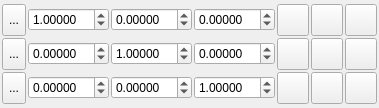
         <widget class="QWidget" name="SourceTab_2" >
          <property name="geometry" >
           <rect>
            <x>0</x>
            <y>0</y>
            <width>348</width>
            <height>108</height>
           </rect>
          </property>
          <attribute name="title" >
           <string>Source</string>
          </attribute>
          <layout class="QVBoxLayout" >
           <property name="spacing" >
            <number>4</number>
           </property>
           <property name="margin" >
            <number>2</number>
           </property>
           <item>
            <layout class="QGridLayout" >
             <property name="margin" >
              <number>0</number>
             </property>
             <property name="spacing" >
              <number>2</number>
             </property>
             <item row="0" column="4" >
              <widget class="QToolButton" name="ConvertSourceNormaliseAButton" >
               <property name="minimumSize" >
                <size>
                 <width>32</width>
                 <height>32</height>
                </size>
               </property>
               <property name="maximumSize" >
                <size>
                 <width>32</width>
                 <height>32</height>
                </size>
               </property>
               <property name="toolTip" >
                <string>Normalise vector</string>
               </property>
               <property name="text" >
                <string/>
               </property>
               <property name="icon" >
                <iconset resource="icons.qrc" >
                 <normaloff>:/vector/icons/vector_normalise.svg</normaloff>:/vector/icons/vector_normalise.svg</iconset>
               </property>
               <property name="iconSize" >
                <size>
                 <width>24</width>
                 <height>24</height>
                </size>
               </property>
              </widget>
             </item>
             <item row="0" column="0" >
              <widget class="QToolButton" name="ConvertSourceDefineAButton" >
               <property name="maximumSize" >
                <size>
                 <width>32</width>
                 <height>32</height>
                </size>
               </property>
               <property name="toolTip" >
                <string>Choose two atoms to define the X axis</string>
               </property>
               <property name="text" >
                <string>...</string>
               </property>
               <property name="icon" >
                <iconset resource="icons.qrc" >
                 <normaloff>:/basic/icons/basic_pick.svg</normaloff>:/basic/icons/basic_pick.svg</iconset>
               </property>
               <property name="iconSize" >
                <size>
                 <width>24</width>
                 <height>24</height>
                </size>
               </property>
               <property name="checkable" >
                <bool>true</bool>
               </property>
              </widget>
             </item>
             <item row="1" column="3" >
              <widget class="QDoubleSpinBox" name="ConvertSourceMatrixBZSpin" >
               <property name="sizePolicy" >
                <sizepolicy vsizetype="Fixed" hsizetype="Expanding" >
                 <horstretch>0</horstretch>
                 <verstretch>0</verstretch>
                </sizepolicy>
               </property>
               <property name="decimals" >
                <number>5</number>
               </property>
               <property name="minimum" >
                <double>-10.000000000000000</double>
               </property>
               <property name="maximum" >
                <double>10.000000000000000</double>
               </property>
               <property name="singleStep" >
                <double>0.100000000000000</double>
               </property>
              </widget>
             </item>
             <item row="0" column="3" >
              <widget class="QDoubleSpinBox" name="ConvertSourceMatrixAZSpin" >
               <property name="sizePolicy" >
                <sizepolicy vsizetype="Fixed" hsizetype="Expanding" >
                 <horstretch>0</horstretch>
                 <verstretch>0</verstretch>
                </sizepolicy>
               </property>
               <property name="decimals" >
                <number>5</number>
               </property>
               <property name="minimum" >
                <double>-10.000000000000000</double>
               </property>
               <property name="maximum" >
                <double>10.000000000000000</double>
               </property>
               <property name="singleStep" >
                <double>0.100000000000000</double>
               </property>
              </widget>
             </item>
             <item row="2" column="1" >
              <widget class="QDoubleSpinBox" name="ConvertSourceMatrixCXSpin" >
               <property name="enabled" >
                <bool>true</bool>
               </property>
               <property name="sizePolicy" >
                <sizepolicy vsizetype="Fixed" hsizetype="Expanding" >
                 <horstretch>0</horstretch>
                 <verstretch>0</verstretch>
                </sizepolicy>
               </property>
               <property name="decimals" >
                <number>5</number>
               </property>
               <property name="minimum" >
                <double>-10.000000000000000</double>
               </property>
               <property name="maximum" >
                <double>10.000000000000000</double>
               </property>
               <property name="singleStep" >
                <double>0.100000000000000</double>
               </property>
              </widget>
             </item>
             <item row="2" column="2" >
              <widget class="QDoubleSpinBox" name="ConvertSourceMatrixCYSpin" >
               <property name="enabled" >
                <bool>true</bool>
               </property>
               <property name="sizePolicy" >
                <sizepolicy vsizetype="Fixed" hsizetype="Expanding" >
                 <horstretch>0</horstretch>
                 <verstretch>0</verstretch>
                </sizepolicy>
               </property>
               <property name="decimals" >
                <number>5</number>
               </property>
               <property name="minimum" >
                <double>-10.000000000000000</double>
               </property>
               <property name="maximum" >
                <double>10.000000000000000</double>
               </property>
               <property name="singleStep" >
                <double>0.100000000000000</double>
               </property>
              </widget>
             </item>
             <item row="1" column="2" >
              <widget class="QDoubleSpinBox" name="ConvertSourceMatrixBYSpin" >
               <property name="sizePolicy" >
                <sizepolicy vsizetype="Fixed" hsizetype="Expanding" >
                 <horstretch>0</horstretch>
                 <verstretch>0</verstretch>
                </sizepolicy>
               </property>
               <property name="decimals" >
                <number>5</number>
               </property>
               <property name="minimum" >
                <double>-10.000000000000000</double>
               </property>
               <property name="maximum" >
                <double>10.000000000000000</double>
               </property>
               <property name="singleStep" >
                <double>0.100000000000000</double>
               </property>
               <property name="value" >
                <double>1.000000000000000</double>
               </property>
              </widget>
             </item>
             <item row="2" column="3" >
              <widget class="QDoubleSpinBox" name="ConvertSourceMatrixCZSpin" >
               <property name="enabled" >
                <bool>true</bool>
               </property>
               <property name="sizePolicy" >
                <sizepolicy vsizetype="Fixed" hsizetype="Expanding" >
                 <horstretch>0</horstretch>
                 <verstretch>0</verstretch>
                </sizepolicy>
               </property>
               <property name="decimals" >
                <number>5</number>
               </property>
               <property name="minimum" >
                <double>-10.000000000000000</double>
               </property>
               <property name="maximum" >
                <double>10.000000000000000</double>
               </property>
               <property name="singleStep" >
                <double>0.100000000000000</double>
               </property>
               <property name="value" >
                <double>1.000000000000000</double>
               </property>
              </widget>
             </item>
             <item row="0" column="1" >
              <widget class="QDoubleSpinBox" name="ConvertSourceMatrixAXSpin" >
               <property name="sizePolicy" >
                <sizepolicy vsizetype="Fixed" hsizetype="Expanding" >
                 <horstretch>0</horstretch>
                 <verstretch>0</verstretch>
                </sizepolicy>
               </property>
               <property name="decimals" >
                <number>5</number>
               </property>
               <property name="minimum" >
                <double>-10.000000000000000</double>
               </property>
               <property name="maximum" >
                <double>10.000000000000000</double>
               </property>
               <property name="singleStep" >
                <double>0.100000000000000</double>
               </property>
               <property name="value" >
                <double>1.000000000000000</double>
               </property>
              </widget>
             </item>
             <item row="0" column="2" >
              <widget class="QDoubleSpinBox" name="ConvertSourceMatrixAYSpin" >
               <property name="sizePolicy" >
                <sizepolicy vsizetype="Fixed" hsizetype="Expanding" >
                 <horstretch>0</horstretch>
                 <verstretch>0</verstretch>
                </sizepolicy>
               </property>
               <property name="decimals" >
                <number>5</number>
               </property>
               <property name="minimum" >
                <double>-10.000000000000000</double>
               </property>
               <property name="maximum" >
                <double>10.000000000000000</double>
               </property>
               <property name="singleStep" >
                <double>0.100000000000000</double>
               </property>
              </widget>
             </item>
             <item row="2" column="0" >
              <widget class="QToolButton" name="ConvertSourceDefineCButton" >
               <property name="enabled" >
                <bool>true</bool>
               </property>
               <property name="maximumSize" >
                <size>
                 <width>32</width>
                 <height>32</height>
                </size>
               </property>
               <property name="toolTip" >
                <string>Choose two atoms to define the Z axis</string>
               </property>
               <property name="text" >
                <string>...</string>
               </property>
               <property name="icon" >
                <iconset resource="icons.qrc" >
                 <normaloff>:/basic/icons/basic_pick.svg</normaloff>:/basic/icons/basic_pick.svg</iconset>
               </property>
               <property name="iconSize" >
                <size>
                 <width>24</width>
                 <height>24</height>
                </size>
               </property>
               <property name="checkable" >
                <bool>true</bool>
               </property>
              </widget>
             </item>
             <item row="0" column="5" >
              <widget class="QToolButton" name="ConvertSourceOrthogonaliseAButton" >
               <property name="minimumSize" >
                <size>
                 <width>32</width>
                 <height>32</height>
                </size>
               </property>
               <property name="maximumSize" >
                <size>
                 <width>32</width>
                 <height>32</height>
                </size>
               </property>
               <property name="toolTip" >
                <string>Orthogonalise vector w.r.t. Y-axis</string>
               </property>
               <property name="text" >
                <string/>
               </property>
               <property name="icon" >
                <iconset resource="icons.qrc" >
                 <normaloff>:/vector/icons/vector_orthogonalise.svg</normaloff>:/vector/icons/vector_orthogonalise.svg</iconset>
               </property>
               <property name="iconSize" >
                <size>
                 <width>24</width>
                 <height>24</height>
                </size>
               </property>
              </widget>
             </item>
             <item row="1" column="1" >
              <widget class="QDoubleSpinBox" name="ConvertSourceMatrixBXSpin" >
               <property name="sizePolicy" >
                <sizepolicy vsizetype="Fixed" hsizetype="Expanding" >
                 <horstretch>0</horstretch>
                 <verstretch>0</verstretch>
                </sizepolicy>
               </property>
               <property name="decimals" >
                <number>5</number>
               </property>
               <property name="minimum" >
                <double>-10.000000000000000</double>
               </property>
               <property name="maximum" >
                <double>10.000000000000000</double>
               </property>
               <property name="singleStep" >
                <double>0.100000000000000</double>
               </property>
              </widget>
             </item>
             <item row="1" column="0" >
              <widget class="QToolButton" name="ConvertSourceDefineBButton" >
               <property name="maximumSize" >
                <size>
                 <width>32</width>
                 <height>32</height>
                </size>
               </property>
               <property name="toolTip" >
                <string>Choose two atoms to define the Y axis</string>
               </property>
               <property name="text" >
                <string>...</string>
               </property>
               <property name="icon" >
                <iconset resource="icons.qrc" >
                 <normaloff>:/basic/icons/basic_pick.svg</normaloff>:/basic/icons/basic_pick.svg</iconset>
               </property>
               <property name="iconSize" >
                <size>
                 <width>24</width>
                 <height>24</height>
                </size>
               </property>
               <property name="checkable" >
                <bool>true</bool>
               </property>
              </widget>
             </item>
             <item row="0" column="6" >
              <widget class="QToolButton" name="ConvertSourceGenerateAButton" >
               <property name="minimumSize" >
                <size>
                 <width>32</width>
                 <height>32</height>
                </size>
               </property>
               <property name="maximumSize" >
                <size>
                 <width>32</width>
                 <height>32</height>
                </size>
               </property>
               <property name="toolTip" >
                <string>Generate axis from cross product of other axes</string>
               </property>
               <property name="text" >
                <string/>
               </property>
               <property name="icon" >
                <iconset resource="icons.qrc" >
                 <normaloff>:/vector/icons/vector_generatexp.svg</normaloff>:/vector/icons/vector_generatexp.svg</iconset>
               </property>
               <property name="iconSize" >
                <size>
                 <width>24</width>
                 <height>24</height>
                </size>
               </property>
              </widget>
             </item>
             <item row="1" column="4" >
              <widget class="QToolButton" name="ConvertSourceNormaliseBButton" >
               <property name="minimumSize" >
                <size>
                 <width>32</width>
                 <height>32</height>
                </size>
               </property>
               <property name="maximumSize" >
                <size>
                 <width>32</width>
                 <height>32</height>
                </size>
               </property>
               <property name="toolTip" >
                <string>Normalise vector</string>
               </property>
               <property name="text" >
                <string/>
               </property>
               <property name="icon" >
                <iconset resource="icons.qrc" >
                 <normaloff>:/vector/icons/vector_normalise.svg</normaloff>:/vector/icons/vector_normalise.svg</iconset>
               </property>
               <property name="iconSize" >
                <size>
                 <width>24</width>
                 <height>24</height>
                </size>
               </property>
              </widget>
             </item>
             <item row="2" column="4" >
              <widget class="QToolButton" name="ConvertSourceNormaliseCButton" >
               <property name="minimumSize" >
                <size>
                 <width>32</width>
                 <height>32</height>
                </size>
               </property>
               <property name="maximumSize" >
                <size>
                 <width>32</width>
                 <height>32</height>
                </size>
               </property>
               <property name="toolTip" >
                <string>Normalise vector</string>
               </property>
               <property name="text" >
                <string/>
               </property>
               <property name="icon" >
                <iconset resource="icons.qrc" >
                 <normaloff>:/vector/icons/vector_normalise.svg</normaloff>:/vector/icons/vector_normalise.svg</iconset>
               </property>
               <property name="iconSize" >
                <size>
                 <width>24</width>
                 <height>24</height>
                </size>
               </property>
              </widget>
             </item>
             <item row="1" column="5" >
              <widget class="QToolButton" name="ConvertSourceOrthogonaliseBButton" >
               <property name="minimumSize" >
                <size>
                 <width>32</width>
                 <height>32</height>
                </size>
               </property>
               <property name="maximumSize" >
                <size>
                 <width>32</width>
                 <height>32</height>
                </size>
               </property>
               <property name="toolTip" >
                <string>Orthogonalise vector w.r.t. X-axis</string>
               </property>
               <property name="text" >
                <string/>
               </property>
               <property name="icon" >
                <iconset resource="icons.qrc" >
                 <normaloff>:/vector/icons/vector_orthogonalise.svg</normaloff>:/vector/icons/vector_orthogonalise.svg</iconset>
               </property>
               <property name="iconSize" >
                <size>
                 <width>24</width>
                 <height>24</height>
                </size>
               </property>
              </widget>
             </item>
             <item row="2" column="5" >
              <widget class="QToolButton" name="ConvertSourceOrthogonaliseCButton" >
               <property name="minimumSize" >
                <size>
                 <width>32</width>
                 <height>32</height>
                </size>
               </property>
               <property name="maximumSize" >
                <size>
                 <width>32</width>
                 <height>32</height>
                </size>
               </property>
               <property name="toolTip" >
                <string>Orthogonalise vector w.r.t. X-axis</string>
               </property>
               <property name="text" >
                <string/>
               </property>
               <property name="icon" >
                <iconset resource="icons.qrc" >
                 <normaloff>:/vector/icons/vector_orthogonalise.svg</normaloff>:/vector/icons/vector_orthogonalise.svg</iconset>
               </property>
               <property name="iconSize" >
                <size>
                 <width>24</width>
                 <height>24</height>
                </size>
               </property>
              </widget>
             </item>
             <item row="1" column="6" >
              <widget class="QToolButton" name="ConvertSourceGenerateBButton" >
               <property name="minimumSize" >
                <size>
                 <width>32</width>
                 <height>32</height>
                </size>
               </property>
               <property name="maximumSize" >
                <size>
                 <width>32</width>
                 <height>32</height>
                </size>
               </property>
               <property name="toolTip" >
                <string>Generate axis from cross product of other axes</string>
               </property>
               <property name="text" >
                <string/>
               </property>
               <property name="icon" >
                <iconset resource="icons.qrc" >
                 <normaloff>:/vector/icons/vector_generatexp.svg</normaloff>:/vector/icons/vector_generatexp.svg</iconset>
               </property>
               <property name="iconSize" >
                <size>
                 <width>24</width>
                 <height>24</height>
                </size>
               </property>
              </widget>
             </item>
             <item row="2" column="6" >
              <widget class="QToolButton" name="ConvertSourceGenerateCButton" >
               <property name="minimumSize" >
                <size>
                 <width>32</width>
                 <height>32</height>
                </size>
               </property>
               <property name="maximumSize" >
                <size>
                 <width>32</width>
                 <height>32</height>
                </size>
               </property>
               <property name="toolTip" >
                <string>Generate axis from cross product of other axes</string>
               </property>
               <property name="text" >
                <string/>
               </property>
               <property name="icon" >
                <iconset resource="icons.qrc" >
                 <normaloff>:/vector/icons/vector_generatexp.svg</normaloff>:/vector/icons/vector_generatexp.svg</iconset>
               </property>
               <property name="iconSize" >
                <size>
                 <width>24</width>
                 <height>24</height>
                </size>
               </property>
              </widget>
             </item>
            </layout>
           </item>
          </layout>
         </widget>
